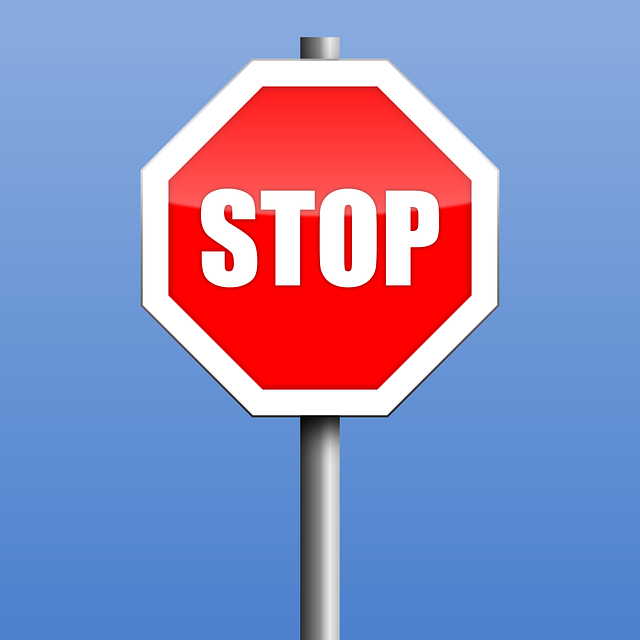
#> input picture object_detection/HAAR_Cascade_classification/stop_sign.png, 640 x 640 px
$ python detector.py
#> lines starting #> are read from the running program, lines starting #| are printed output that depends on the picture
# Importing OpenCV package
import cv2

# Reading the image
img = cv2.imread('stop_sign.png')
#> img is the input picture: shape (640, 640, 3); mean B, G, R 188.1, 141.4, 142.1

# Converting image to grayscale
gray_img = cv2.cvtColor(img, cv2.COLOR_BGR2GRAY)
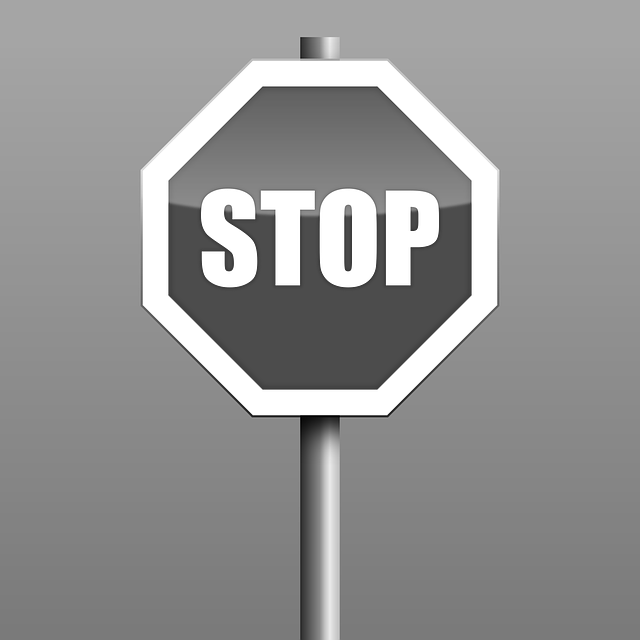
#> gray_img: shape (640, 640); min 0, max 255, mean 146.9

# Loading the required haar-cascade xml classifier file
haar_cascade = cv2.CascadeClassifier(
	'./Stop sign detection/classifier/cascade.xml')

# Applying the face detection method on the grayscale image
sign_rect = haar_cascade.detectMultiScale(gray_img, 1.1, 9)
#> sign_rect = ()
print(sign_rect)

# Iterating through rectangles of detected signs
for (x, y, w, h) in sign_rect:
	cv2.rectangle(img, (x, y), (x+w, y+h), (0, 255, 0), 2)
#> this loop made 0 passes

cv2.imshow('Detected signs', img)

cv2.waitKey(0)
